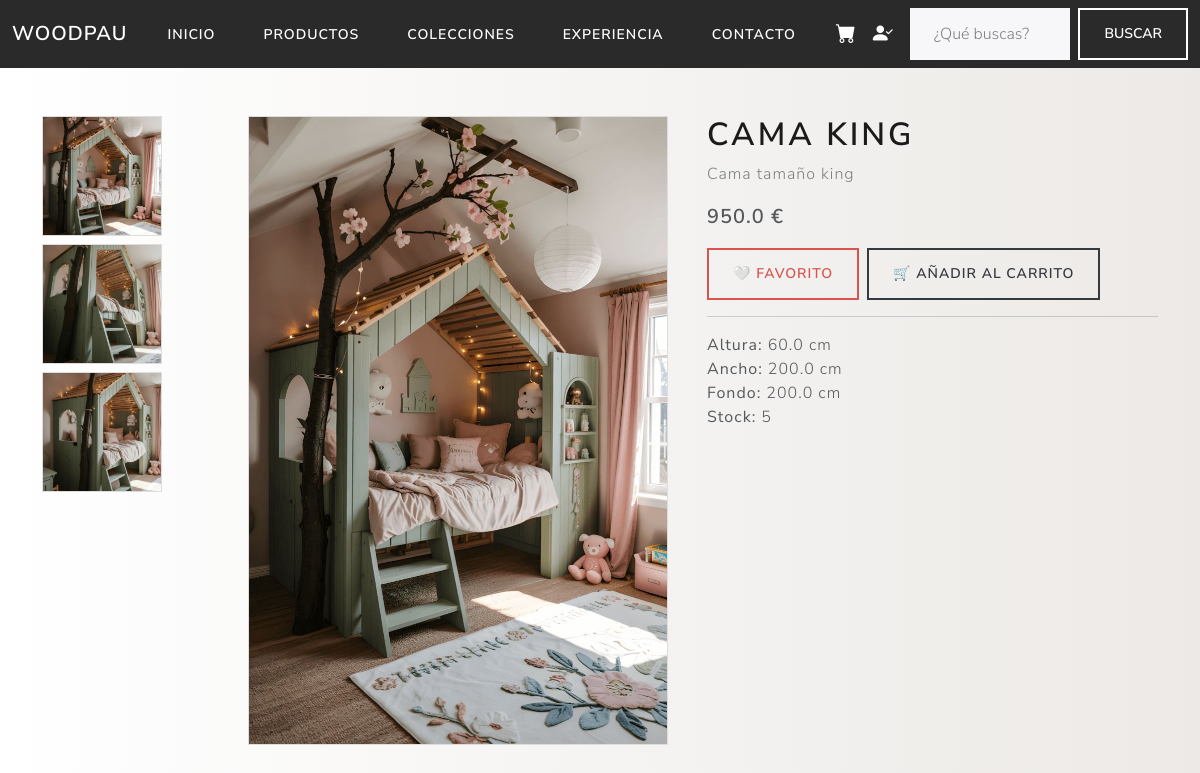
Screenshot of /producto/4 with the database file from the repository.
### models.py (models this page shows, shortened)
class ImagenProducto(Base):
    __tablename__ = "imagenes_productos"
    __table_args__ = {
        "sqlite_autoincrement": True,
        "comment" : "Tabla de imagenes productos"
    }
    id_imagen: Mapped[int] = mapped_column(Integer, primary_key=True, autoincrement=True)
    ruta_imagen: Mapped[str] = mapped_column(String(255), nullable=False)
    es_principal: Mapped[bool] = mapped_column(Boolean, nullable=False)
    producto_id: Mapped[int] = mapped_column(Integer, ForeignKey("productos.id_producto"), nullable=False)
    producto: Mapped["Producto"] = relationship("Producto", back_populates="imagenes")

class Producto(Base):
    __tablename__ = "productos"
    __table_args__ = {
        "sqlite_autoincrement": True,
        "comment" : "Tabla de productos"
    }
    id_producto: Mapped[int] = mapped_column(Integer, primary_key=True, autoincrement=True)
    nombre_producto: Mapped[str] = mapped_column(String(50),nullable=False)
    descripcion: Mapped[str] = mapped_column(String(350), nullable=False)
    precio: Mapped[float] = mapped_column(Float, nullable=False)
    stock: Mapped[int] = mapped_column(Integer, nullable=False)
    altura: Mapped[float] = mapped_column(Float, nullable=False)
    ancho: Mapped[float] = mapped_column(Float, nullable=False)
    fondo: Mapped[float] = mapped_column(Float, nullable=False)
    imagenes: Mapped[list["ImagenProducto"]] = relationship("ImagenProducto", back_populates="producto", cascade="all, delete-orphan",lazy="selectin")
    categorias: Mapped[list["Categoria"]] = relationship("Categoria", secondary=producto_categoria, back_populates="productos", lazy="selectin")
    favoritos: Mapped[list["Favorito"]] = relationship("Favorito", back_populates="producto", cascade="all, delete-orphan")
    lineas_pedido: Mapped[list["LineaPedido"]] = relationship("LineaPedido", back_populates="producto", cascade="all, delete-orphan")

### main.py (the view)
@app.route("/producto/<int:id_producto>")
def producto_detalle(id_producto):
    db = SessionLocal()
    producto = db.get(Producto, id_producto)
    if not producto:
        abort(404)
    img_activa = request.args.get("img")
    if img_activa is None and producto.imagenes:
        img_activa = producto.imagenes[0].ruta_imagen
    es_favorito = False
    if "usuario_id" in session:
        favorito = db.query(Favorito).filter_by(
            id_usuario=session["usuario_id"],
            producto_id=id_producto
        ).first()
        es_favorito = favorito is not None
    db.close()
    return render_template("producto_detalle.html", producto=producto, img_activa=img_activa, es_favorito=es_favorito)

### main.py (called while the page is built)
@app.context_processor
def inject_usuario():
    usuario = None
    user_id = session.get("usuario_id")
    if user_id:
        usuario = obtener_usuario_por_id(user_id)
    return dict(usuario=usuario)

@app.context_processor
def inject_carrito():
    carrito = session.get("carrito", {})
    total_items = sum(
        item["cantidad"] for item in carrito.values()
    )
    return dict(carrito_items=total_items)

### templates/producto_detalle.html (shortened to what this page needs)
{% extends "base.html" %}
{% block content %}
<section class="py-5">
  <div class="container">
    <div class="row align-items-start">
      <div class="col-md-2">
        {% for imagen in producto.imagenes %}
          <a href="{{ url_for('producto_detalle',
                              id_producto=producto.id_producto,
                              img=imagen.ruta_imagen) }}">
            <img
              src="{{ url_for('static', filename=imagen.ruta_imagen) }}"
              class="miniatura-cuadrada mb-2"
              alt="">
          </a>
        {% endfor %}
      </div>
      <div class="col-md-5 text-center">
        {% if img_activa %}
          <div class="contenedor-img-principal">
            <img
              src="{{ url_for('static', filename=img_activa) }}"
              class="img-principal"
              alt="{{ producto.nombre_producto }}">
          </div>
        {% endif %}
      </div>
      <div class="col-md-5">
        <h1 class="mb-2">{{ producto.nombre_producto }}</h1>
        <p class="text-muted">{{ producto.descripcion }}</p>
        <p class="fs-4 fw-bold">{{ producto.precio }} €</p>
        <div class="d-flex gap-2 mb-3">
            <a href="{{ url_for('cambiar_favorito', id_producto=producto.id_producto) }}"
               class="btn btn-favorito {{ 'btn-danger' if es_favorito else 'btn-outline-danger' }}">
              {{ '❤️' if es_favorito else '🤍' }} Favorito
            </a>
            <a href="{{ url_for('agregar_carrito', id_producto=producto.id_producto) }}"
               class="btn btn-outline-dark">
              🛒 Añadir al carrito
            </a>
        </div>
        <hr>
        <ul class="list-unstyled">
          <li><strong>Altura:</strong> {{ producto.altura }} cm</li>
          <li><strong>Ancho:</strong> {{ producto.ancho }} cm</li>
          <li><strong>Fondo:</strong> {{ producto.fondo }} cm</li>
          <li><strong>Stock:</strong> {{ producto.stock }}</li>
        </ul>
      </div>
    </div>
  </div>
</section>
{% endblock %}

### static/main.css (style rules this page uses)
body { background: #ECE9E6; background: -webkit-linear-gradient(to right, #FFFFFF, #ECE9E6); background: linear-gradient(to right, #FFFFFF, #ECE9E6); }
.miniatura-cuadrada { width: 120px; height: 120px; object-fit: cover; cursor: pointer; border: 1px solid #ddd; }
.contenedor-img-principal { width: 100%; max-width: 420px; margin: 0 auto; }
.img-principal { width: 100%; height: auto; object-fit: contain; display: block; border: 1px solid #ddd; }
.col-md-2 { max-height: 520px; overflow-y: auto; }

### rows the page displays
ImagenProducto: ruta_imagen (picture)
ImagenProducto: ruta_imagen (picture)
ImagenProducto: ruta_imagen (picture)
Producto: nombre_producto "CAMA KING", descripcion "Cama tamaño king", precio "950.0", altura "60.0", ancho "200.0", fondo "200.0", stock "5"

### other values shown
{{ '❤️' if es_favorito else '🤍' }} "🤍"
